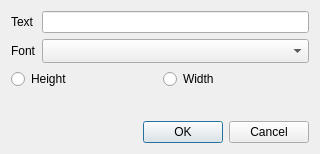
<?xml version="1.0" encoding="UTF-8"?>
<ui version="4.0">
 <class>EditTextDialog</class>
 <widget class="QDialog" name="EditTextDialog">
  <property name="geometry">
   <rect>
    <x>0</x>
    <y>0</y>
    <width>320</width>
    <height>154</height>
   </rect>
  </property>
  <property name="windowTitle">
   <string>Edit Text</string>
  </property>
  <layout class="QVBoxLayout" name="verticalLayout">
   <item>
    <layout class="QFormLayout" name="formLayout">
     <item row="0" column="0">
      <widget class="QLabel" name="label_text">
       <property name="text">
        <string>Text</string>
       </property>
      </widget>
     </item>
     <item row="0" column="1">
      <widget class="QLineEdit" name="lineEdit_text"/>
     </item>
     <item row="1" column="0">
      <widget class="QLabel" name="label_font">
       <property name="text">
        <string>Font</string>
       </property>
      </widget>
     </item>
     <item row="1" column="1">
      <widget class="QComboBox" name="comboBox_font">
       <property name="sizeAdjustPolicy">
        <enum>QComboBox::SizeAdjustPolicy::AdjustToMinimumContentsLengthWithIcon</enum>
       </property>
      </widget>
     </item>
     <item row="2" column="0" colspan="2">
      <layout class="QHBoxLayout" name="layoutType">
       <item>
        <widget class="QRadioButton" name="radioButton_height">
         <property name="text">
          <string>Height</string>
         </property>
        </widget>
       </item>
       <item>
        <widget class="QRadioButton" name="radioButton_width">
         <property name="text">
          <string>Width</string>
         </property>
        </widget>
       </item>
      </layout>
     </item>
    </layout>
   </item>
   <item>
    <widget class="QDialogButtonBox" name="buttonBox">
     <property name="orientation">
      <enum>Qt::Orientation::Horizontal</enum>
     </property>
     <property name="standardButtons">
      <set>QDialogButtonBox::StandardButton::Cancel|QDialogButtonBox::StandardButton::Ok</set>
     </property>
    </widget>
   </item>
  </layout>
 </widget>
 <resources/>
 <connections>
  <connection>
   <sender>buttonBox</sender>
   <signal>accepted()</signal>
   <receiver>EditTextDialog</receiver>
   <slot>accept()</slot>
   <hints>
    <hint type="sourcelabel">
     <x>248</x>
     <y>254</y>
    </hint>
    <hint type="destinationlabel">
     <x>157</x>
     <y>274</y>
    </hint>
   </hints>
  </connection>
  <connection>
   <sender>buttonBox</sender>
   <signal>rejected()</signal>
   <receiver>EditTextDialog</receiver>
   <slot>reject()</slot>
   <hints>
    <hint type="sourcelabel">
     <x>316</x>
     <y>260</y>
    </hint>
    <hint type="destinationlabel">
     <x>286</x>
     <y>274</y>
    </hint>
   </hints>
  </connection>
 </connections>
</ui>
